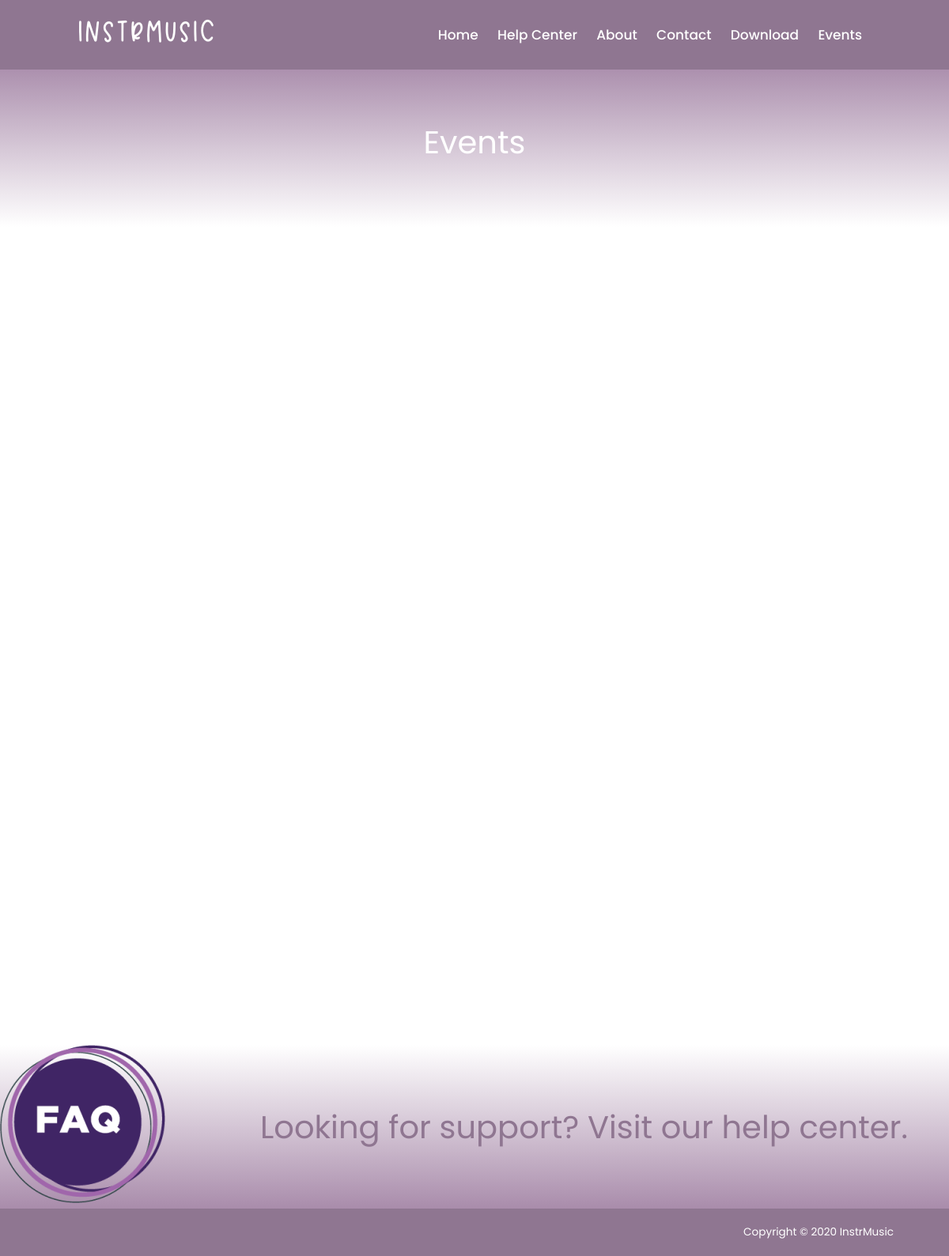
Before: /events with the older database file.
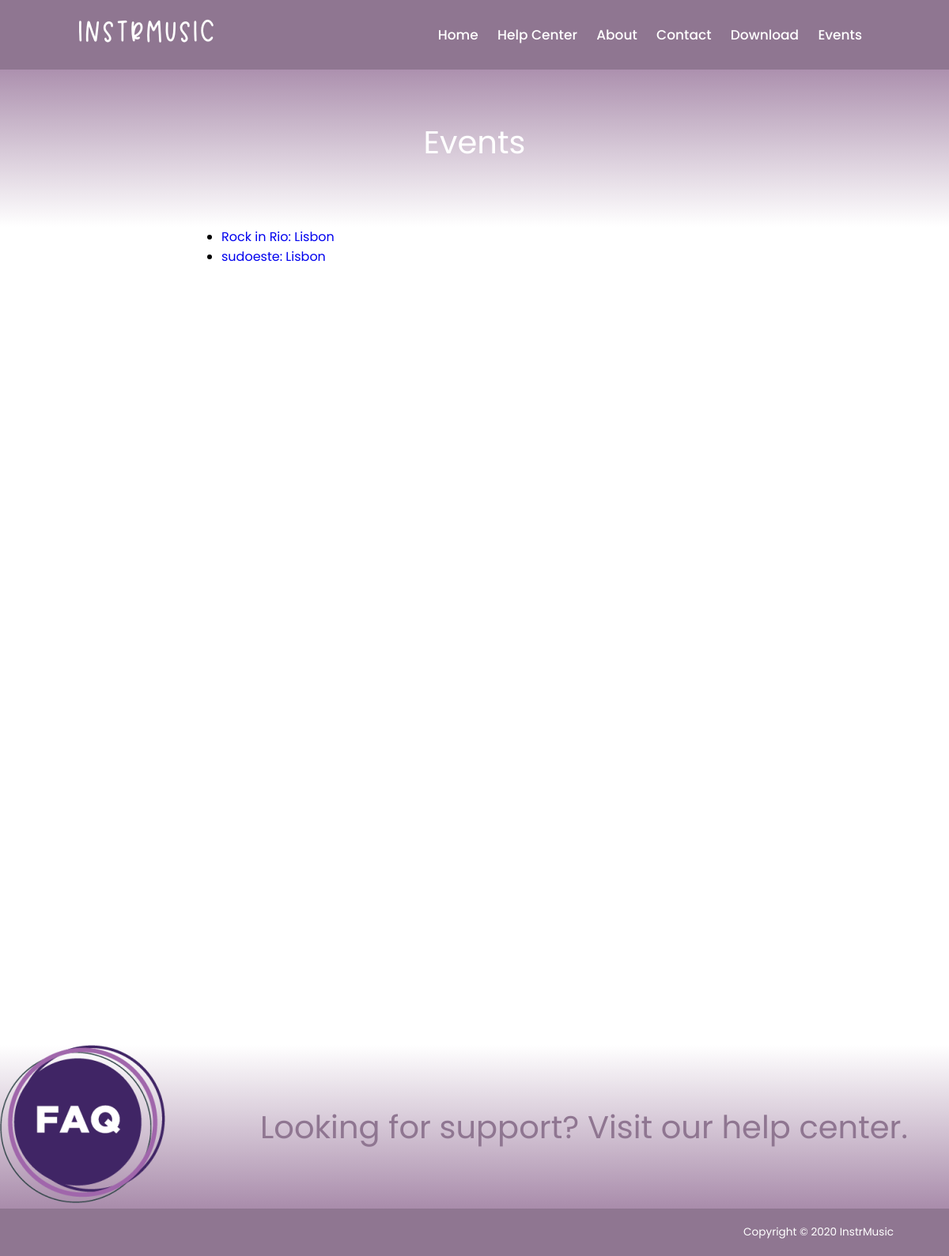
After: the same page with the newer database file.
### website/models.py (models this page shows, shortened)
class Event(models.Model):
    title = models.CharField(max_length=30)
    description = models.TextField(max_length=360, default='')
    date = models.DateField(null=True, blank=True)
    time = models.IntegerField()
    location = models.ForeignKey(Location, on_delete=models.CASCADE, related_name="location")

class Location(models.Model):
    city = models.CharField(max_length=30)
    address = models.CharField(max_length=30)
    def __str__(self):
        return self.city

### website/views.py (the view)
# urls.py: path('events', views.events_page_view, name='events'),
def events_page_view(request):
    context = {'events': Event.objects.all()}
    if not request.user.is_authenticated:
        return render(request, 'website/events.html', context)
    context = {'events': Event.objects.all(), 'message': "logged"}
    return render(request, "website/events.html", context)

### website/templates/website/events.html (shortened to what this page needs)
{% extends 'website/base.html' %}
{% load static %}
{% block main %}
    <article id="subheader">
        Events
    </article>
    <ul class="event">
        {% for event in events %}
            <li>
                <a href=" {%  url 'website:events_details' event.id %}">{{ event.title }}: {{ event.location }}</a>
            </li>
        {% endfor %}
    </ul>
{% endblock main %}

### website/templates/website/base.html (shortened to what this page needs)
{% load static %}
<!DOCTYPE html>
<html lang="en">
<head>
    {% load static %}
    <link rel="stylesheet" href="{% static 'website/css/estilos.css' %}"/>
</head>
<body>
<header>
    <h1>
        <figure>
            <a href="{% url 'website:home' %}">
                <img src="{% static 'website/images/nome_branco_small.png' %}">
            </a>
        </figure>
    </h1>
    <div id="menu">
        <nav id="nav">
            <ul>
                <li><a href="{% url 'website:home' %}">Home</a></li>
                <li><a href="{% url 'website:faq' %}">Help Center</a>
                </li>
                <li><a href="{% url 'website:about' %}">About</a>
                </li>
                <li><a href="{% url 'website:contact_us' %}">Contact</a>
                </li>
                <li><a href="{% url 'website:download' %}"></i>Download</a></li>
                <li><a href="{% url 'website:events' %}"></i>Events</a></li>
            </ul>
        </nav>
    </div>
</header>
<main>
    {% block main %}
    {% endblock main %}
    {% block article %}
        <article id="subfooter">
            <aside id="a_subfooter">
                <a href="{% url 'website:faq' %}">
                    <picture>
                        <source srcset="{% static 'website/images/faq_big.png' %}" media="(max-width: 600px)">
                        <img src="{% static 'website/images/faq.png' %}" alt="img_1">
                    </picture>
                </a>
            </aside>
            <p id="subfooter_txt">Looking for support? Visit our help center.</p>
        </article>
    {% endblock article %}
</main>
<footer>
    <p>Copyright © 2020 InstrMusic</p>
</footer>
</body>
</html>

### website/static/website/css/estilos.css (style rules this page uses)
* { box-sizing: border-box; font-family: 'Poppins', sans-serif; margin: 0; }
body { display: grid; height: 100vh; grid-template-rows: 80px; grid-template-areas: "header header header header" "main main main main" "footer footer footer footer"; }
footer { grid-area: footer; color: white; background-color: #8f7691; font-size: 85%; display: flex; flex-direction: row; justify-content: flex-end; }
footer p { padding: 20px 20px 20px 70px; }
header { position: fixed; grid-area: header; display: flex; align-items: center; width: 100%; background-color: #8f7691; }
a { text-decoration: none; }
h1 { padding: 20px 0px 20px 100px; background-color: #8f7691; width: auto; height: auto; }
#subfooter_txt { padding-left: 10%; font-size: 250%; color: #8f7691; }
#subfooter { grid-area: subfooter; background: rgb(169, 140, 171); background: linear-gradient(0deg, rgba(169, 140, 171, 1) 0%, rgba(255, 255, 255, 1) 100%); display: flex; align-items: center; }
#a_subfooter picture { animation: a_subfooter 3s infinite; opacity: 1; }
header ~ main #subheader { padding-top: 70px; text-align: center; grid-area: subheader; background: rgb(255, 255, 255); background: linear-gradient(0deg, rgba(255, 255, 255, 1) 0%, rgba(169, 140, 171, 1) 100%); font-size: 250%; color: white; }
#menu { background-color: #8f7691; margin-left: auto; }
#nav ul { position: relative; text-align: end; padding: 20px 100px 20px 0px; }
#nav ul li { display: inline-block; position: relative; }
#nav ul a { padding: 10px 10px 10px 10px; margin-left: auto; font-family: 'Poppins', sans-serif; font-weight: 500; font-size: 17px; color: white; text-decoration: none; -moz-transition: all 0.5s; -webkit-transition: all 0.5s; transition: all 0.5s; display: inline-block; }
.equilizer { height: 50px; width: 50px; transform: rotate(180deg); padding-left: 25px; }

Changed rows visible on the page:
added Event: title "Rock in Rio", location "Lisbon"
added Event: title "sudoeste", location "Lisbon"
